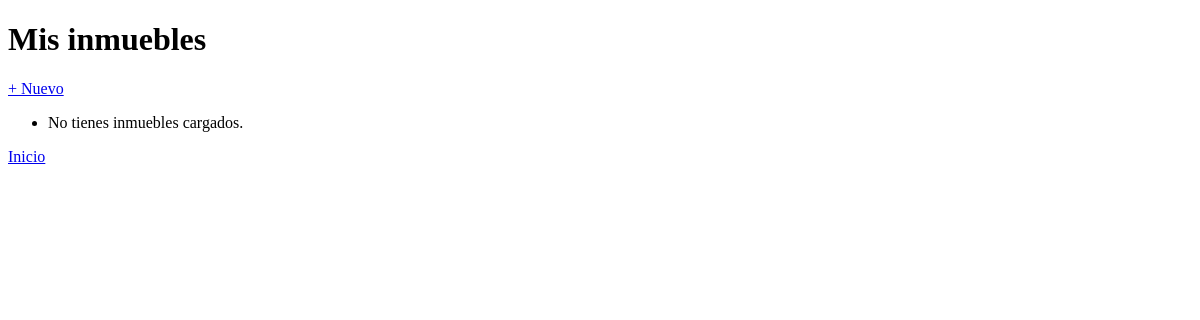
Page /inmuebles/gestionar/ (signed in) on the earlier database version.
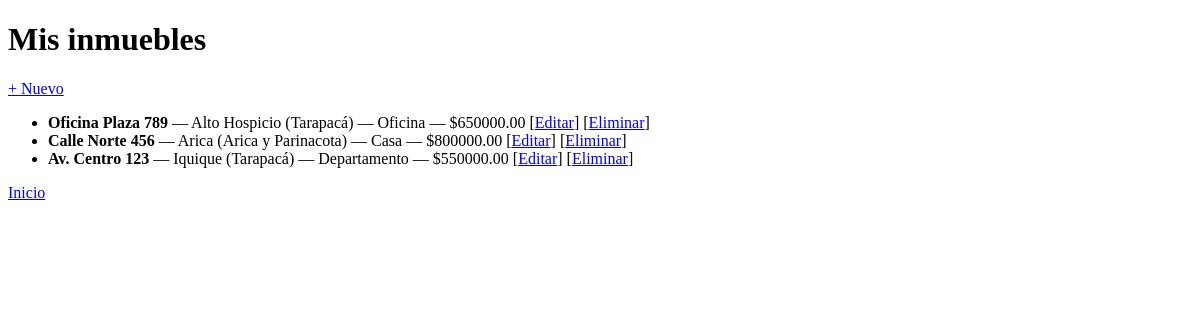
Same page on the later database version.
### inmuebles/models.py (models this page shows, shortened)
class Inmueble(models.Model):
    direccion = models.CharField(max_length=200)
    comuna = models.ForeignKey(Comuna, on_delete=models.PROTECT, related_name="inmuebles")
    tipo = models.ForeignKey(TipoInmueble, on_delete=models.PROTECT, related_name="inmuebles", null=True, blank=True)
    descripcion = models.TextField(blank=True)         # ← para “descripción”
    precio_mensual = models.DecimalField(max_digits=10, decimal_places=2)
    disponible = models.BooleanField(default=True)
    class Meta:
        ordering = ["comuna__region__nombre", "comuna__nombre", "direccion"]

class Comuna(models.Model):
    nombre = models.CharField(max_length=120)
    region = models.ForeignKey(Region, on_delete=models.CASCADE, related_name="comunas")
    class Meta:
        unique_together = (("nombre", "region"),)
        ordering = ["region__nombre", "nombre"]
    def __str__(self): return f"{self.nombre} ({self.region})"

class Region(models.Model):
    nombre = models.CharField(max_length=120, unique=True)
    class Meta: ordering = ["nombre"]
    def __str__(self): return self.nombre

class TipoInmueble(models.Model):
    nombre = models.CharField(max_length=120, unique=True)
    class Meta: ordering = ["nombre"]
    def __str__(self): return self.nombre

### inmuebles/views.py (the view)
# urls.py: path("gestionar/", listar_propios, name="listar_propios"),
@login_required
@user_passes_test(es_arrendador)
def listar_propios(request):
    qs = Inmueble.objects.all().select_related("comuna", "comuna__region", "tipo").order_by("-id")
    return render(request, "inmuebles/listar_propios.html", {"inmuebles": qs})

### inmuebles/views.py (called while the page is built)
def es_arrendador(user):
    return user.is_staff or user.groups.filter(name__in=["Agente", "Arrendador"]).exists()

### templates/inmuebles/listar_propios.html
<!doctype html><html><body>
  <h1>Mis inmuebles</h1>
  <p><a href="{% url 'inmuebles:crear' %}">+ Nuevo</a></p>
  <ul>
    {% for i in inmuebles %}
      <li>
        <strong>{{ i.direccion }}</strong> — {{ i.comuna }} — {{ i.tipo }} — ${{ i.precio_mensual }}
        [<a href="{% url 'inmuebles:editar' i.pk %}">Editar</a>]
        [<a href="{% url 'inmuebles:eliminar' i.pk %}">Eliminar</a>]
      </li>
    {% empty %}
      <li>No tienes inmuebles cargados.</li>
    {% endfor %}
  </ul>
  <p><a href="/">Inicio</a></p>
</body></html>

Differences in the rows shown:
added Inmueble: direccion "Oficina Plaza 789", comuna "Alto Hospicio (Tarapacá)", tipo "Oficina", precio_mensual "650000.00"
added Inmueble: direccion "Calle Norte 456", comuna "Arica (Arica y Parinacota)", tipo "Casa", precio_mensual "800000.00"
added Inmueble: direccion "Av. Centro 123", comuna "Iquique (Tarapacá)", tipo "Departamento", precio_mensual "550000.00"
Other differences:
text no longer shown: "No tienes inmuebles cargados."
